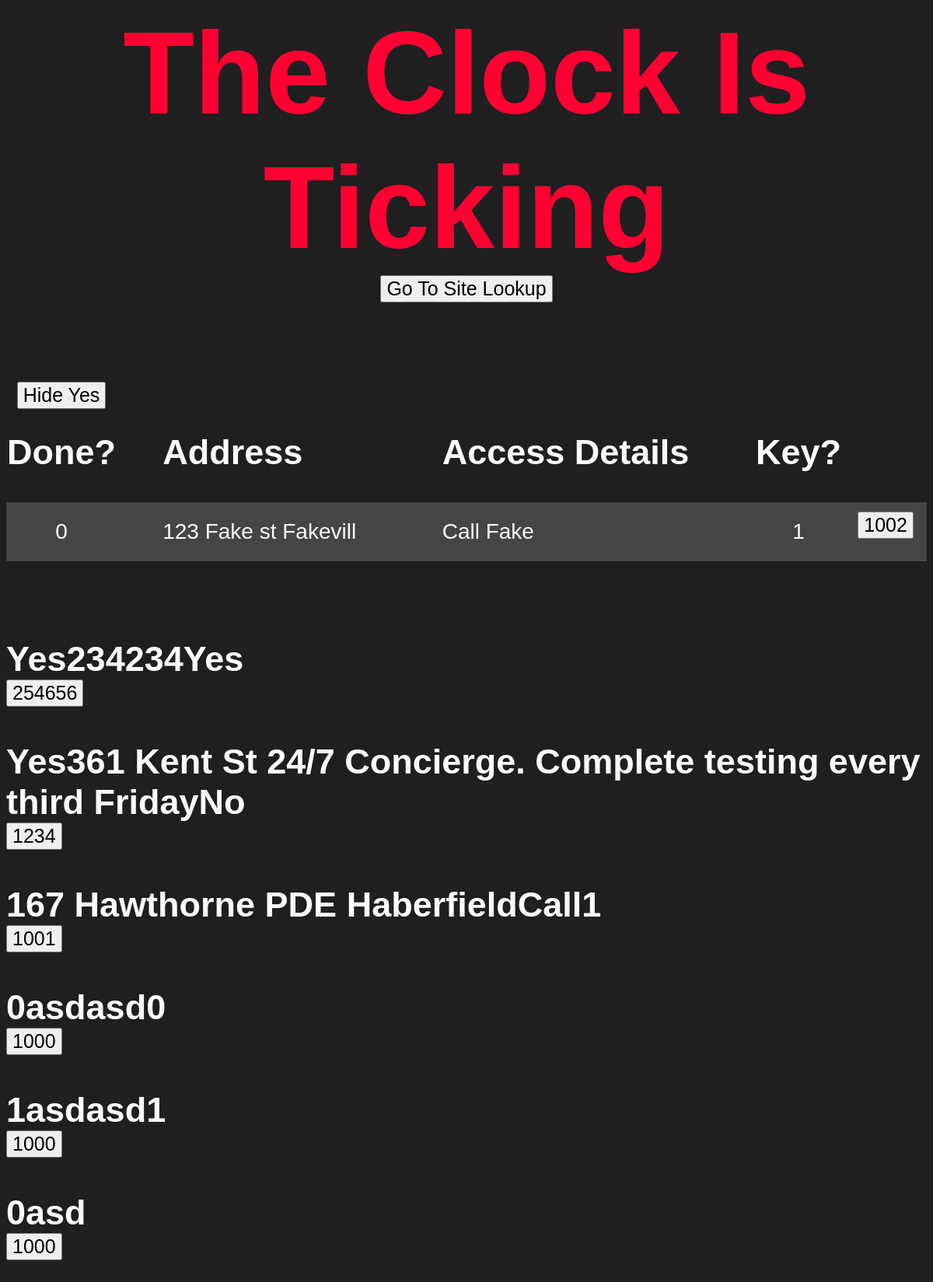
The page /monthly.php on the database as committed earlier.
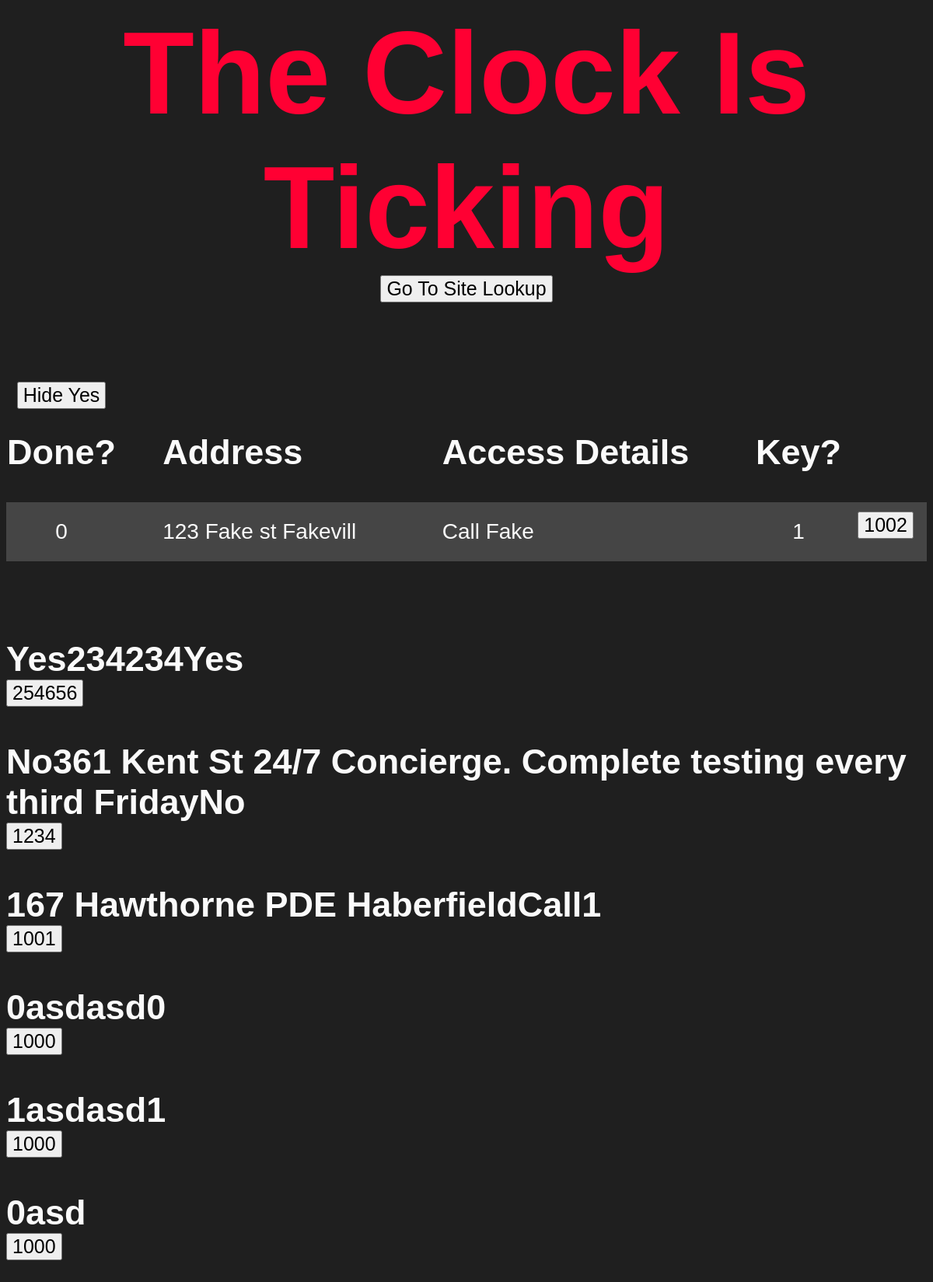
The same page on the database as committed later.
### tables this page shows
CREATE TABLE "keys" (
	"id_number"	INTEGER,
	"address"	TEXT,
	"key_holder"	TEXT,
	"date_of_issue"	TEXT,
	"key_provider"	TEXT,
	"large"	TEXT,
	"fip"	TEXT,
	"pump"	TEXT,
	"access"	TEXT,
	"is_key"	TEXT,
	"unique"	INTEGER,
	"area"	INTEGER,
	PRIMARY KEY("unique" AUTOINCREMENT)
);

### monthly.php (the view, shortened to what this page needs)
<html>
<head>
</head>
<body>
    <h1>
        The Clock Is Ticking
        <br>
        <button style="font-size: 25px; text-align: center" id="myButton">Go To Site Lookup</button>
    </h1>
<table>
    <tr>
        <td style="background-color: #1f1f1f">
                <form action="monthly.php" method="post">
                    <input style="padding-top: 1%" type="submit" value="Hide Yes" name="hide">
                </form>
        </td>
    </tr>
    <tr>
        <td style="width: 10%"><h2>Done?</h2></td>
        <td style="padding-left: 5%; text-align: left"><h2>Address</h2></td>
        <td style="text-align: left; padding-left: 5%"><h2>Access Details</h2></td>
        <td style="width: 10%"><h2>Key?</h2></td>
    </tr>
    <?php
    $pdo = new PDO('sqlite:keys.db');
    if ($_POST['hide'] == "Hide Yes") {
        $statement = $pdo->query("SELECT * from keys WHERE fip IS 'No' ORDER BY address ASC");
    } else {
        $statement = $pdo->query("SELECT * from keys WHERE fip IS NOT NULL ORDER BY address ASC");
    }
    $keys = $statement->fetchAll(PDO::FETCH_ASSOC);
        foreach($keys as $row => $key){
            echo "<tr><h3>";
            echo "<td style='padding-top: 1%; padding-bottom: 1%'>" .  $key['fip']  .  "</td>";
            echo "<td style='text-align: left; padding-left: 5%'>" .  $key['address']  .  "</td>";
            echo "<td style='text-align: left; padding-left: 5%'>" .  $key['access']  .  "</td>";
            echo "<td>" .  $key['is_key']  .  "</td>";
            echo "<td style='padding-top: 1%'><form action='monthly.php' id='done' method='post'><input  type='submit' name='done' value=" . $key['id_number'] . "></form></td>";
            echo "</h3></tr>";
            echo "</table>";
        }
    ?>
</body>
</html>

Rows that differ between the two databases and show on the page:
changed keys "No": fip "Yes" → "No"
